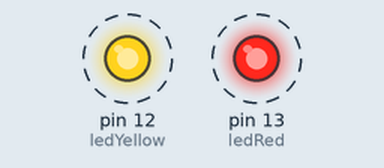
Recording of a sketch running on a simulated Arduino Uno, built with avr-gcc and run on an emulated ATmega328P. On the bench: output pins drawn as LEDs (lit = HIGH). Dashed ring = blinking.

Above: at 0.2 s.
Timing chart, 0 to 3.0 s (numbered marks = the images above):
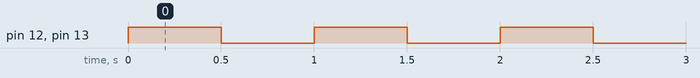

The sketch:

projeto_24_03_20211.ino
```cpp
//Aula 01(24-03-2021)

//pinMode[Entradas e Saídas]
//HIGH(Ligado)e LOW(Desligado)
//delay(pausa)

int ledRed=13;
int ledYellow=12;

void setup() {
  // put your setup code here, to run once:

  pinMode(ledRed, OUTPUT);
  pinMode(ledYellow, OUTPUT);
}

void loop() {
  // put your main code here, to run repeatedly:

  digitalWrite(ledRed, HIGH);
  digitalWrite(ledYellow,HIGH);
  delay(500);
  digitalWrite(ledRed, LOW);
  digitalWrite(ledYellow, LOW);
  delay(500);
}
```

Measured:
- by itself, pin 12 (ledYellow), pin 13 (ledRed): alternates HIGH for 0.50 s and LOW for 0.50 s
